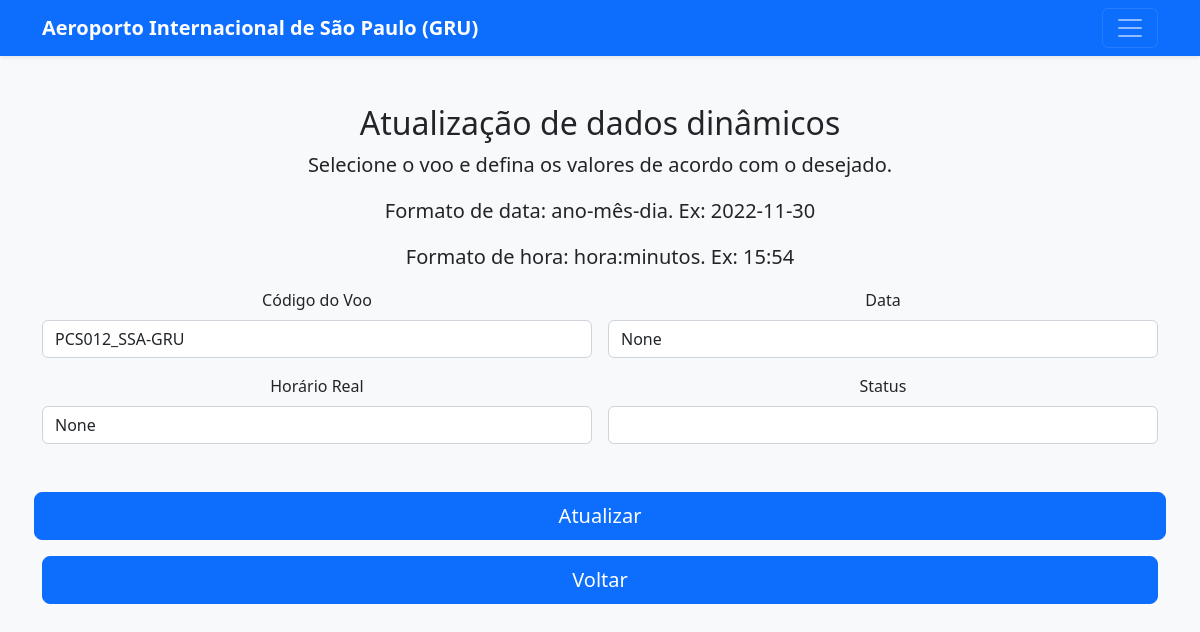
The app's page /dinamico/20, older data.
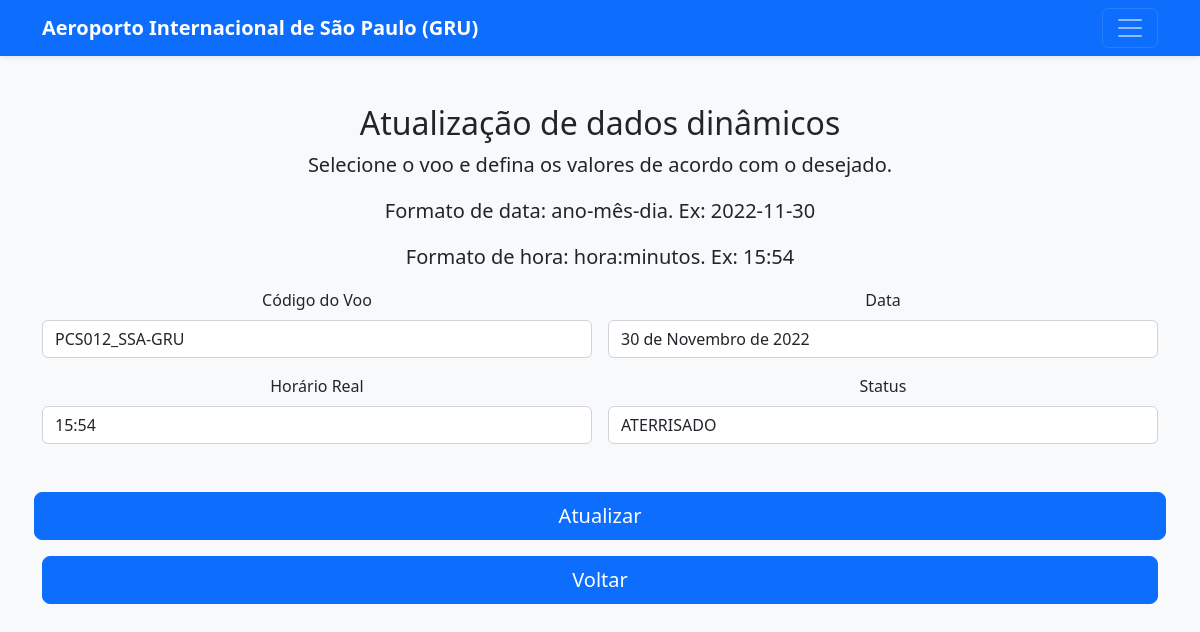
The same page, newer data.
### book/models.py (models this page shows, shortened)
class Historico(models.Model):
    class Status(models.TextChoices):
            PREVISTO = 'PREVISTO'
            EMBARCANDO = 'EMBARCANDO'
            CANCELADO = 'CANCELADO'
            PROGRAMADO = 'PROGRAMADO'
            TAXIANDO = 'TAXIANDO'
            PRONTO = 'PRONTO'
            AUTORIZADO = 'AUTORIZADO'
            EM_VOO = 'EM_VOO'
            ATERRISSADO = 'ATERRISSADO'
    id = models.AutoField(primary_key=True)
    voo  = models.ForeignKey(Voo, on_delete=models.CASCADE)
    data = models.DateField()
    horarioReal = models.TimeField()
    status = models.CharField(choices=Status.choices, max_length=30)
    class Meta:
        db_table = 'historico'

class Voo(models.Model):
    id = models.AutoField(primary_key=True)
    codigoVoo = models.CharField(max_length=14, unique=True)
    companhia = models.CharField(max_length=20)
    origem = models.CharField(max_length=30)
    destino = models.CharField(max_length=30)
    horarioProgramado = models.TimeField()
    class Meta:
        db_table = 'voo'
    def __str__(self):
        return f'{self.codigoVoo}'

### book/views.py (the view)
# urls.py: path('dinamico/<int:id>', views.dinamico, name="dinamico"),
def dinamico(request, id):
    formD = Historico.objects.get(voo_id = id)
    return render(request, "dinamico.html", {"formD": formD})

### template/dinamico.html (shortened to what the changed rows need)
<!DOCTYPE html>
<html>
<head>
    <link href="../static/atualizar.css" rel="stylesheet">
    <link href="../static/css/bootstrap.min.css" rel="stylesheet">
    <link href="../static/js/form-validation.js" rel="stylesheet">
</head>
<body class="bg-light">
    <div class="container">
        <main>
            <div class="py-5 text-center">
                <h2>Atualização de dados dinâmicos</h2>
                <form class="needs-validation" method="post" action={% url 'posDinamico' formD.id%}>
                    <div class="row g-3">
                        <div class="col-sm-6">
                            <div class="input-group has-validation">
                                <input readonly="readonly" type="text" class="form-control" value="{{formD.voo}}" name="dinaVoo"
                                    placeholder="Ex: PCS" required>
                            </div>
                        </div>
                        <div class="col-sm-6">
                            <div class="input-group has-validation">
                                {% if formD.status == "" or formD.status == "AUTORIZADO" %}
                                    <input type="text" class="form-control" value="{{formD.data}}" name="dinaData" required pattern="^([1-2][0-9][0-9][0-9]-[0-1][0-9]-[0-3][0-9])$">
                                {% elif formD.status == "EM_VOO" and formD.voo.destino == "GRU" %}
                                    <input type="text" class="form-control" value="{{formD.data}}" name="dinaData" required pattern="^([1-2][0-9][0-9][0-9]-[0-1][0-9]-[0-3][0-9])$">
                                {% else%}
                                    <input readonly="readonly" type="text" class="form-control" value="{{formD.data}}" name="dinaData" required pattern="^([1-2][0-9][0-9][0-9]-[0-1][0-9]-[0-3][0-9])$">
                                {% endif %}
                            </div>
                        </div>
                        <div class="col-sm-6">
                            <div class="input-group has-validation">
                                {% if formD.status == "AUTORIZADO"%}
                                <input type="text" class="form-control" value="{{formD.horarioReal}}" name="dinaHorario"
                                    placeholder="Ex: PCS" required>
                                    {% elif formD.status == "EM_VOO" and formD.voo.destino == "GRU" %}
                                    <input type="text" class="form-control" value="{{formD.horarioReal}}" name="dinaHorario"
                                    placeholder="Ex: PCS" required>
                                {% else%}
                                <input readonly="readonly" type="text" class="form-control" value="{{formD.horarioReal}}" name="dinaHorario"
                                placeholder="Ex: PCS" required>
                                {% endif %}
                            </div>
                        </div>
                        <div class="col-sm-6">
                            <div class="input-group has-validation">
                                <select type="text" class="form-control" name="dinaStatus" required>
                                    <option value="{{formD.status}}">{{formD.status}}</option>
                                    {%if formD.voo.origem != "GRU" %}
                                        {% if formD.status == "" %}
                                            <option value="EM_VOO">Em voo</option>
                                        {% endif %}
                                    {% endif %}
                                </select>
                            </div>
                        </div>
                    </div>
                </form>
            </div>
    </div>
</body>
</html>

Row changes from the older to the newer data that the page shows:
changed Historico "PCS012_SSA-GRU": dinaHorario "None" → "15:54"; dinaStatus (not shown) → "ATERRISADO"; dinaData "None" → "30 de Novembro de 2022"
